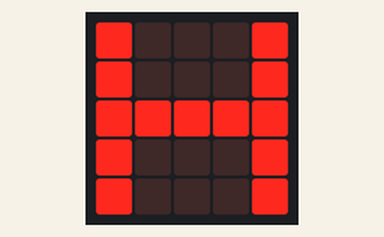
Bench run of a program on a simulated BBC micro:bit (MakeCode). Parts: the board's 5×5 LED display.

Above: at 0.1 s.
At 0.5 s:
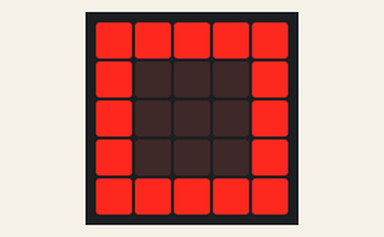
At 0.9 s:
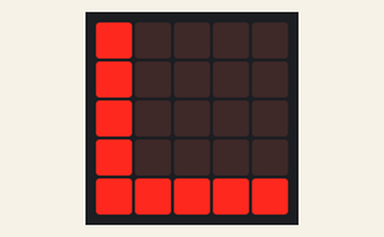
At 1.3 s:
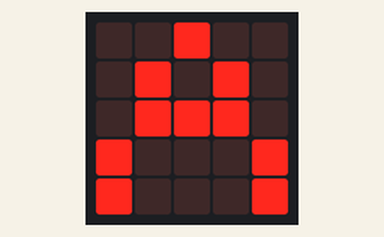

The program:

main.ts
```typescript
basic.showLeds(`
    # . . . #
    # . . . #
    # # # # #
    # . . . #
    # . . . #
    `)
basic.showLeds(`
    # # # # #
    # . . . #
    # . . . #
    # . . . #
    # # # # #
    `)
basic.showLeds(`
    # . . . .
    # . . . .
    # . . . .
    # . . . .
    # # # # #
    `)
basic.showLeds(`
    . . # . .
    . # . # .
    . # # # .
    # . . . #
    # . . . #
    `)
basic.forever(function () {

})
```

test.ts
```typescript
// aquí va el archivo "tests"; esto no se compilará cuando este paquete se utilice como una extensión.
```

Measured:
- what the display in image 1 shows lasts 0.4 s, from 0.4 s to 0.8 s
